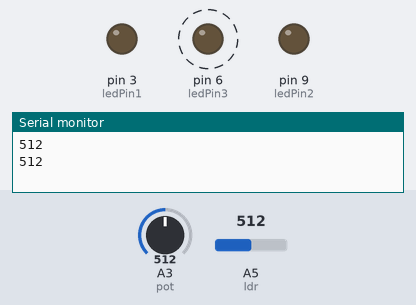
A sketch run on a simulated Arduino Uno, built with avr-gcc and run on an emulated ATmega328P. Shown: output pins drawn as LEDs (lit = HIGH), the last lines printed to the serial monitor. Dashed ring = blinking. The inputs (shaded band) are chosen by the test bench; at power-on: A3 (pot) = 512, A5 (ldr) = 512.

Above: at 1.2 s.
1.3 s: A3 (pot) set to 260
3.5 s: A3 (pot) set to 235
At 4.8 s:
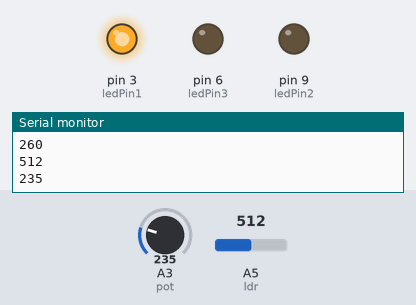
At 5.8 s:
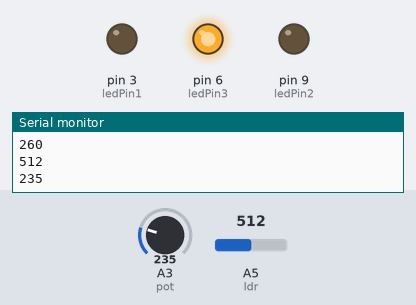
9.5 s: A3 (pot) set to 240
At 12.6 s:
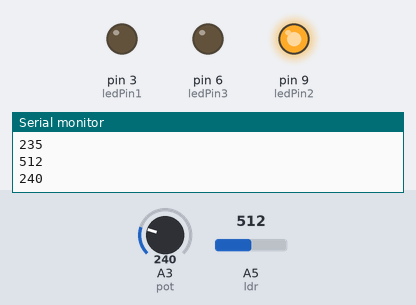
Timing chart, 0 to 14.5 s (numbered marks = the images above; inputs shaded):
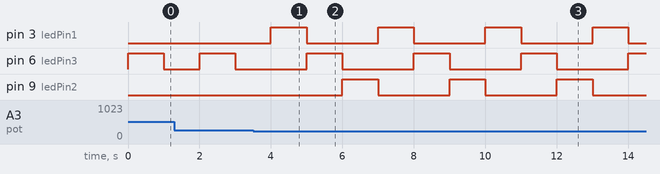

Measured:
- the behaviour switches between 250 and 249 on A3 (pot) (found by bisection; images 0 and 1)
- after the input at 3.5 s, pin 3 (ledPin1): alternates HIGH for 1.0 s and LOW for 2.0 s, starting after 0.50 s; pin 6 (ledPin3): alternates HIGH for 1.0 s and LOW for 2.0 s, starting after 1.5 s; pin 9 (ledPin2): LOW → HIGH after 2.5 s, → LOW 1.0 s later, → HIGH 2.0 s later

The sketch:

semaforo_pot.ino
```cpp
const int ledPin1 = 3;
const int ledPin2 = 9;
const int ledPin3 = 6;
const int pot = A3;
const int ldr = A5;


void setup() {
    // initialize serial:
  Serial.begin(9600);
  pinMode(ledPin1,OUTPUT);
  pinMode(ledPin2,OUTPUT);
  pinMode(ledPin3,OUTPUT);
  pinMode(pot,INPUT);
  pinMode(ldr,INPUT);                      // you're connected now, so print out the status
}


void loop() {
  Serial.print(analogRead(ldr));
  Serial.println();
  Serial.print(analogRead(pot));
  Serial.println();
  if ((analogRead(ldr) < 800) && (analogRead(pot) < 250)){
    digitalWrite(ledPin1, HIGH);
    delay(1000);

    digitalWrite(ledPin1, LOW);
    digitalWrite(ledPin3, HIGH);
    delay(1000);

    digitalWrite(ledPin3, LOW);
    digitalWrite(ledPin2, HIGH);
    delay(1000);

    digitalWrite(ledPin2, LOW);
  } else{
      digitalWrite(ledPin3, HIGH);
      delay(1000);
      digitalWrite(ledPin3, LOW);
      delay(1000);
  }
}
```
